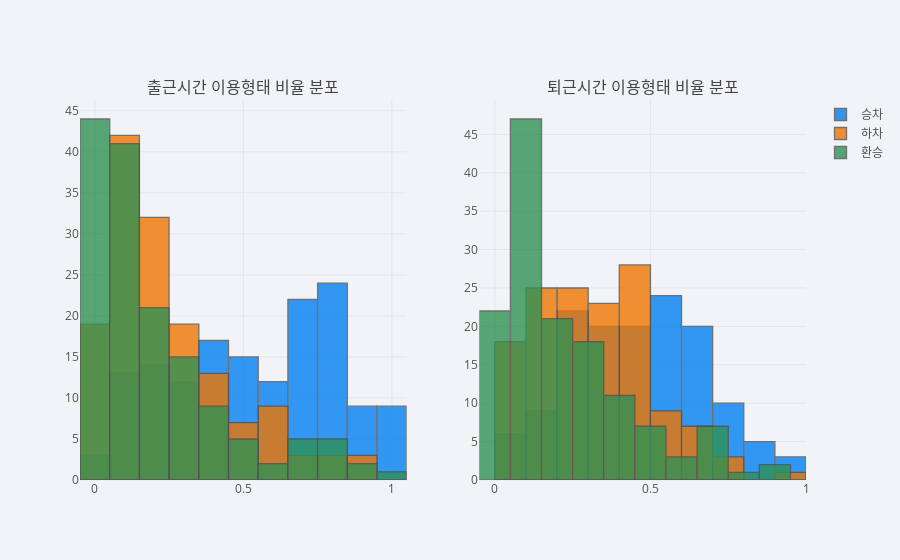

Notebook cell for this chart:
### Code cell
fig1 = pvt_m.iplot(kind='hist', title="출근시간 이용형태 비율 분포", asFigure=True, )
fig2 = pvt_d.iplot(kind='hist', title="퇴근시간 이용형태 비율 분포", asFigure=True, )
fig2.plotly_update({'showlegend':False})

draw_subplots([fig1, fig2], shape=(1,2))

### Figure 1 — Plotly figure (JSON) as saved in the notebook; plotly's stock layout.template omitted (floating-point values rounded to 4 significant figures; data arrays with more than 128 entries replaced by an {"elided": "..."} marker saying what was removed)
{"data": [{"histfunc": "count", "histnorm": "", "marker": {"color": "rgba(0, 128, 240, 1.0)", "line": {"color": "#505050", "width": 1.3}}, "name": "승차", "opacity": 0.8, "orientation": "v", "type": "histogram", "uid": "8ddc5ded-84d1-46b3-9304-d421cffb7652", "x": {"elided": "150 float values"}, "xaxis": "x", "yaxis": "y"}, {"histfunc": "count", "histnorm": "", "marker": {"color": "rgba(238, 118, 0, 1.0)", "line": {"color": "#505050", "width": 1.3}}, "name": "하차", "opacity": 0.8, "orientation": "v", "type": "histogram", "uid": "05d96e57-1934-4d43-965e-4e6c5215c798", "x": {"elided": "150 float values"}, "xaxis": "x", "yaxis": "y"}, {"histfunc": "count", "histnorm": "", "marker": {"color": "rgba(48, 144, 84, 1.0)", "line": {"color": "#505050", "width": 1.3}}, "name": "환승", "opacity": 0.8, "orientation": "v", "type": "histogram", "uid": "e55ac7aa-1876-4bda-aecd-32f6a8ac41d4", "x": {"elided": "150 float values"}, "xaxis": "x", "yaxis": "y"}, {"histfunc": "count", "histnorm": "", "marker": {"color": "rgba(0, 128, 240, 1.0)", "line": {"color": "#505050", "width": 1.3}}, "name": "승차", "opacity": 0.8, "orientation": "v", "showlegend": false, "type": "histogram", "uid": "6f32cc1b-0f9b-4a60-bb3b-e9fa70232708", "x": {"elided": "139 float values"}, "xaxis": "x2", "yaxis": "y2"}, {"histfunc": "count", "histnorm": "", "marker": {"color": "rgba(238, 118, 0, 1.0)", "line": {"color": "#505050", "width": 1.3}}, "name": "하차", "opacity": 0.8, "orientation": "v", "showlegend": false, "type": "histogram", "uid": "08b1c5a6-9c8a-461a-83ad-e96415340f30", "x": {"elided": "139 float values"}, "xaxis": "x2", "yaxis": "y2"}, {"histfunc": "count", "histnorm": "", "marker": {"color": "rgba(48, 144, 84, 1.0)", "line": {"color": "#505050", "width": 1.3}}, "name": "환승", "opacity": 0.8, "orientation": "v", "showlegend": false, "type": "histogram", "uid": "93a18070-6d49-4310-b9ba-d6dadb1761e8", "x": {"elided": "139 float values"}, "xaxis": "x2", "yaxis": "y2"}], "layout": {"annotations": [{"font": {"size": 16}, "showarrow": false, "text": "출근시간 이용형태 비율 분포", "x": 0.225, "xanchor": "center", "xref": "paper", "y": 1, "yanchor": "bottom", "yref": "paper"}, {"font": {"size": 16}, "showarrow": false, "text": "퇴근시간 이용형태 비율 분포", "x": 0.775, "xanchor": "center", "xref": "paper", "y": 1, "yanchor": "bottom", "yref": "paper"}], "barmode": "overlay", "legend": {"bgcolor": "#F2F3F7", "font": {"color": "#505050"}}, "paper_bgcolor": "#F2F3F7", "plot_bgcolor": "#F2F3F7", "title": {"font": {"color": "#484848"}, "text": ""}, "xaxis": {"anchor": "y", "domain": [0, 0.45], "gridcolor": "#E1E5ED", "showgrid": true, "tickfont": {"color": "#505050"}, "title": {"font": {"color": "#505050"}, "text": ""}, "zerolinecolor": "#E1E5ED"}, "xaxis2": {"anchor": "y2", "domain": [0.55, 1], "gridcolor": "#E1E5ED", "showgrid": true, "tickfont": {"color": "#505050"}, "title": {"font": {"color": "#505050"}, "text": ""}, "zerolinecolor": "#E1E5ED"}, "yaxis": {"anchor": "x", "domain": [0, 1], "gridcolor": "#E1E5ED", "showgrid": true, "tickfont": {"color": "#505050"}, "title": {"font": {"color": "#505050"}, "text": ""}, "zerolinecolor": "#E1E5ED"}, "yaxis2": {"anchor": "x2", "domain": [0, 1], "gridcolor": "#E1E5ED", "showgrid": true, "tickfont": {"color": "#505050"}, "title": {"font": {"color": "#505050"}, "text": ""}, "zerolinecolor": "#E1E5ED"}}}
